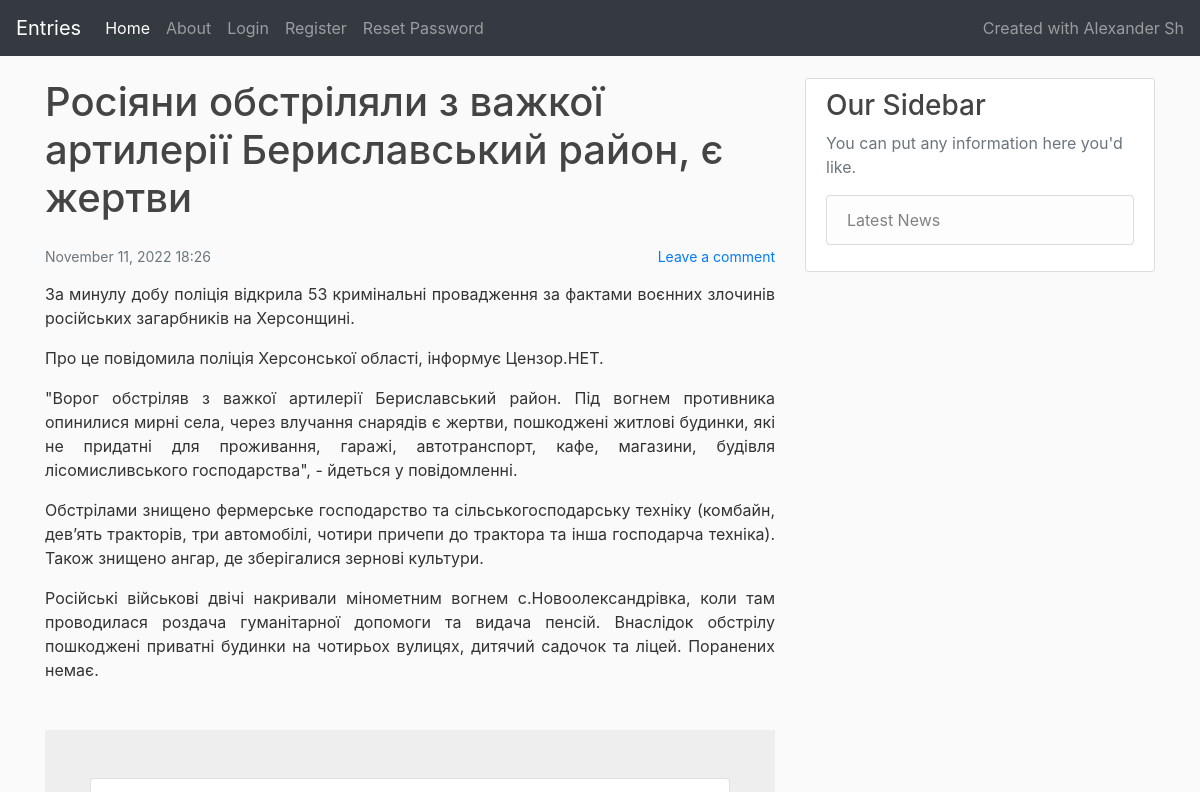
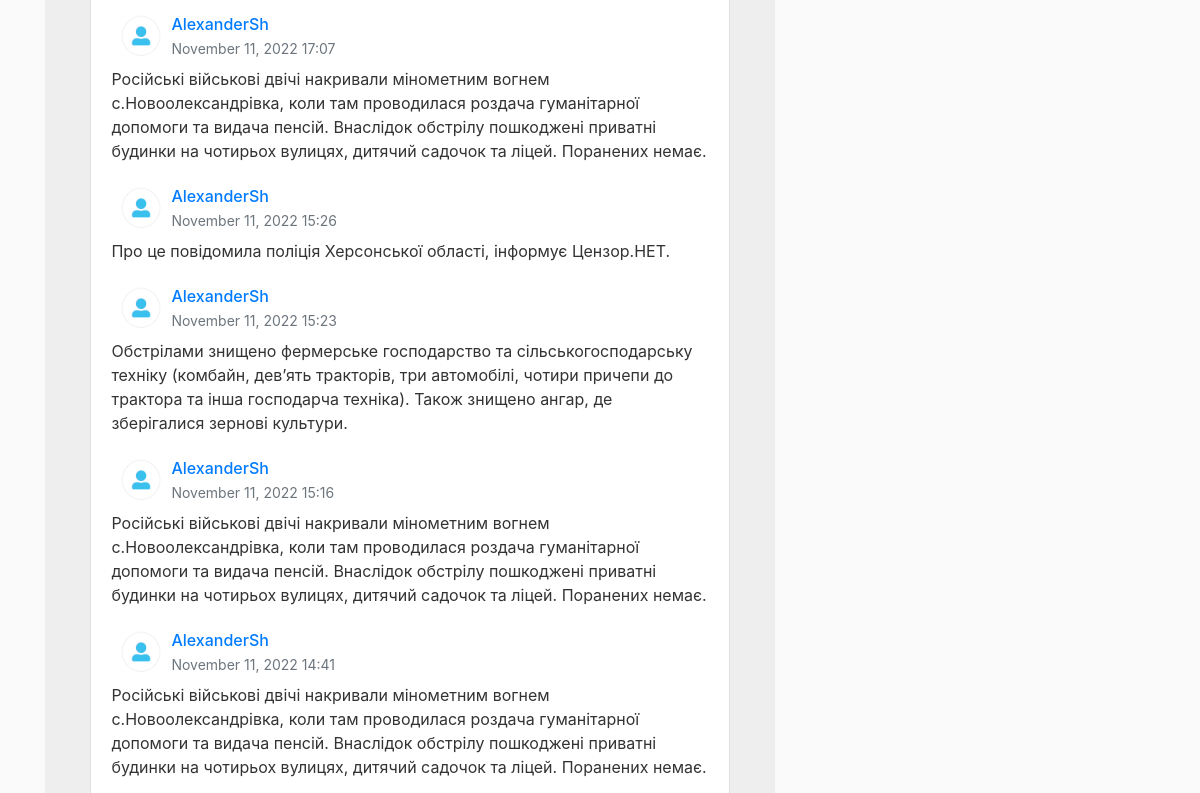
Before: /content/3/ (upper part) with the older database file (2 pictures, top to bottom).
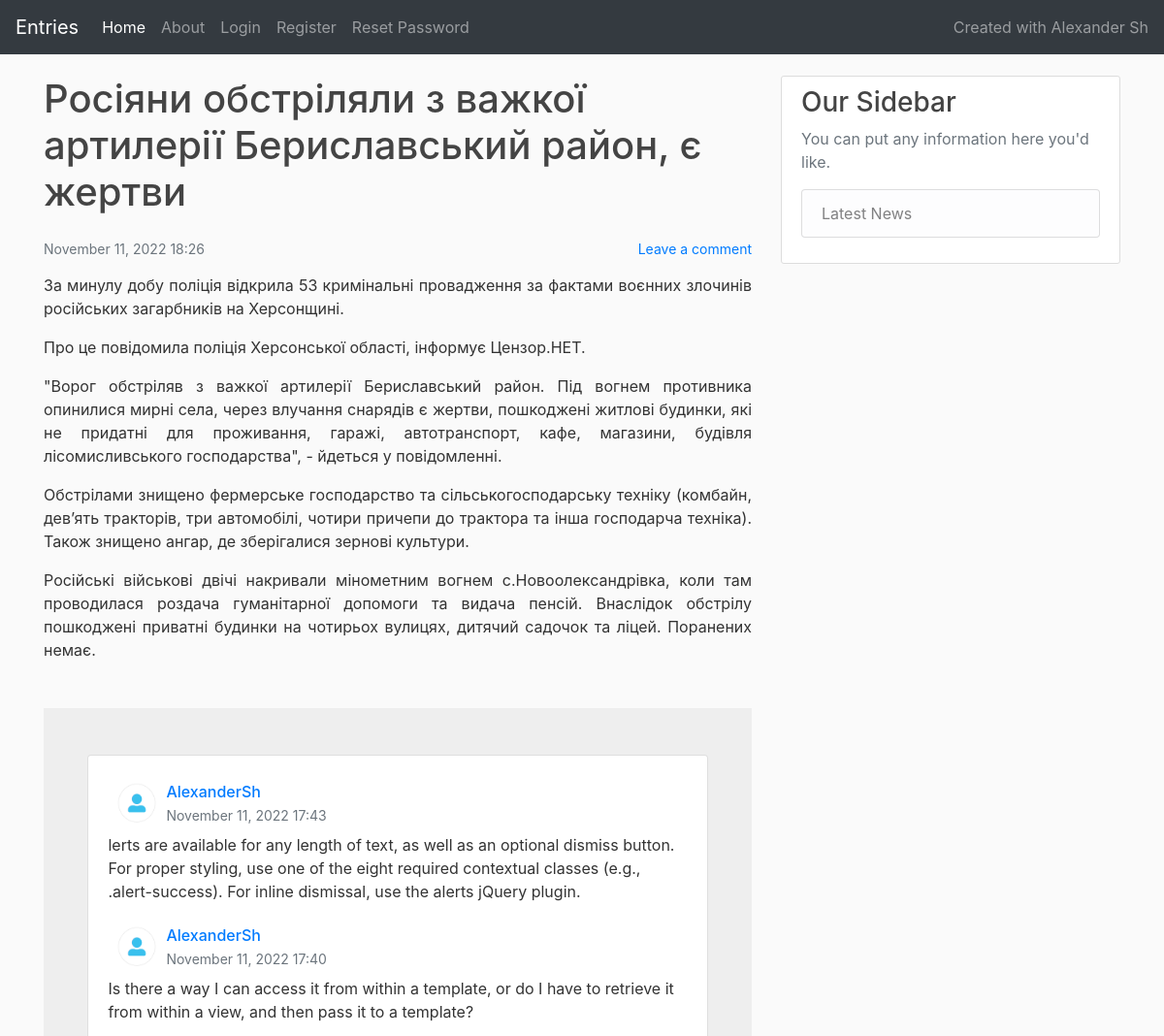
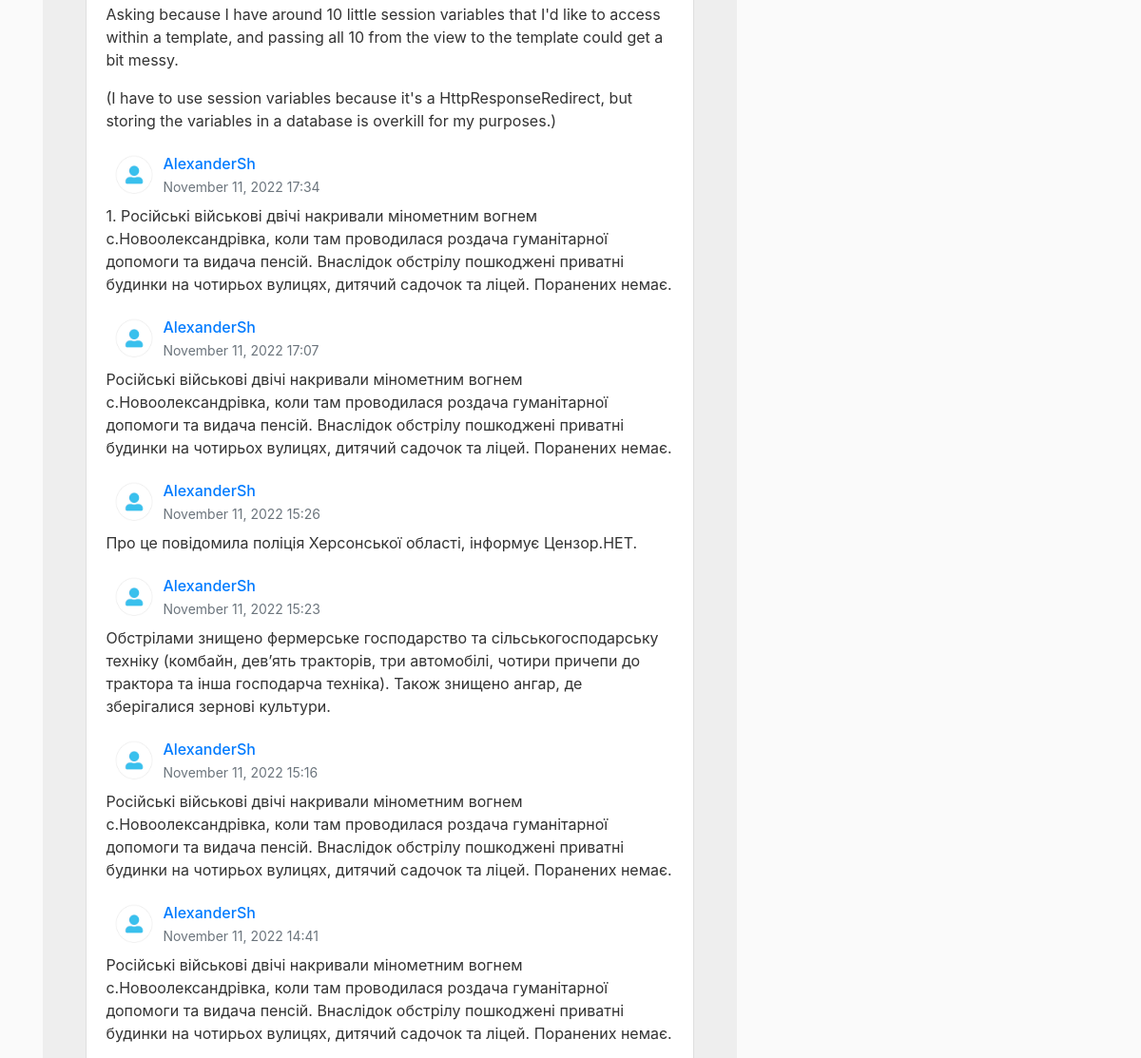
After: the same page with the newer database file (2 pictures, top to bottom).
### comment/models.py (models this page shows)
class Comment(models.Model):
    author = models.CharField(max_length=200)
    comment = models.TextField()
    approved = models.BooleanField(default=False)
    entry = models.ForeignKey(
        Entry,
        on_delete=models.CASCADE,
        related_name='comments',
    )
    created_at = models.DateTimeField(default=timezone.now)
    class Meta:
        db_table = 'base_comment'

### content/views.py (the view)
# urls.py: path('content/<int:id>/', views.details, name='details'),
def details(request, id):
    comments = Comment.objects.filter(entry_id=id, approved=True).order_by('-created_at')
    try:
        entry = Entry.objects.get(id=id)
    except Entry.DoesNotExist:
        return render(request, 'errors/404.html', status=404)
    context = {
        'entry': entry,
        'comments': comments,
    }
    return render(request, 'details.html', context)

### content/templates/details.html (shortened to what this page needs)
{% extends "index.html" %}
{% block content %}
    <h1 class="mb-4">{{ entry.title }}</h1>
    <small style="float: right;"><a href="#comment-form">Leave a comment</a></small>
    <small class="text-muted">{{ entry.created_at|date:"F d, Y H:i" }}</small>
    <div class="article-content text-justify">{{ entry.content|linebreaks|urlize }}</div>
    {% include 'comment.html' %}
{% endblock content %}

### content/templates/comment.html (shortened to what this page needs)
{% load static %}
<section style="background-color: #eee;">
    <div class="container my-5 py-5">
        <div class="row d-flex justify-content-center">
            <div class="col-md-12 col-lg-10 col-xl-11">
                <div class="card">
                    <div class="card-body" id="comments">
                        {% for comment in comments %}
                        <div class="d-flex flex-start align-items-center" id="comment-{{ comment.id }}">
                            <img class="rounded-circle shadow-1-strong me-3"
                                 src="{% static 'images/AwxR.png' %}" alt="avatar" width="60"
                                 height="60"/>
                            <div>
                                <h6 class="fw-bold text-primary mb-1">{{ comment.author }}</h6>
                                <p class="text-muted small mb-0">
                                    {{ comment.created_at|date:"F d, Y H:i" }}
                                </p>
                            </div>
                        </div>
                        {{ comment.comment|linebreaks|urlize }}
                        {% endfor %}
                    </div>
                </div>
            </div>
        </div>
    </div>
</section>

Changed rows visible on the page:
now on this page (row edited): Comment: author "AlexanderSh", created_at "November 11, 2022 17:43", comment "lerts are available for any length of text, as well as an optional dismiss button. For proper styling, use one of the eight required contextual classes (e.g., .alert-success). For inline dismissal, use the alerts jQuery plugin."
now on this page (row edited): Comment: author "AlexanderSh", created_at "November 11, 2022 17:40", comment "Is there a way I can access it from within a template, or do I have to retrieve it from within a view, and then pass it to a template? Asking because I have around 10 little session variables that I'd like to access within a template, and passing all 10 from the view to the template could get a bit messy. (I have to use session variables because it's a HttpResponseRedirect, but storing the variables in a database is overkill for my purposes.)"
now on this page (row edited): Comment: author "AlexanderSh", created_at "November 11, 2022 17:34", comment "1. Російські військові двічі накривали мінометним вогнем с.Новоолександрівка, коли там проводилася роздача гуманітарної допомоги та видача пенсій. Внаслідок обстрілу пошкоджені приватні будинки на чотирьох вулицях, дитячий садочок та ліцей. Поранених немає."
